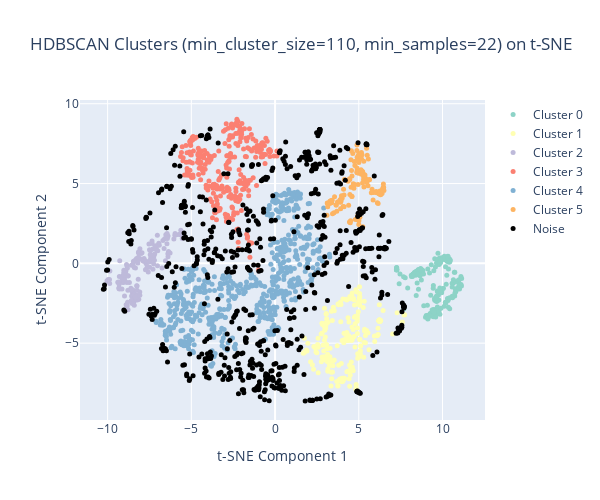

The notebook cell this image was saved under:
### Markdown cell above
### 7.3. DBSCAN Clustering

### Code cell
from sklearn.cluster import HDBSCAN
import plotly.express as px

# Apply HDBSCAN on the t-SNE embedded data or directly on scaled_features_coords
if tsne_embedding is not None and tsne_embedding.shape[0] > 0:
    # Set HDBSCAN parameters
    min_cluster_size = max(5, int(n_samples * 0.05))  # At least 5 samples or 5% of total samples
    min_samples = max(1, int(n_samples * 0.01))  # At least 1 sample or 1% of total samples

    print(f"HDBSCAN parameters: min_cluster_size={min_cluster_size}, min_samples={min_samples}")
    
    hdbscan = HDBSCAN(min_cluster_size=min_cluster_size, min_samples=min_samples)
    cluster_labels_hdbscan = hdbscan.fit_predict(tsne_embedding)
    
    n_clusters_ = len(set(cluster_labels_hdbscan)) - (1 if -1 in cluster_labels_hdbscan else 0)
    n_noise_ = list(cluster_labels_hdbscan).count(-1)

    print(f"\nHDBSCAN Clustering (on t-SNE embedding):")
    print(f"Estimated number of clusters: {n_clusters_}")
    print(f"Estimated number of noise points: {n_noise_}")
    print(f"Cluster labels for first 10 frames: {cluster_labels_hdbscan[:10]}")

    # Create a color map for clusters
    colors = px.colors.qualitative.Set3
    if n_clusters_ > len(colors):
        colors = px.colors.qualitative.Set3 * (n_clusters_ // len(colors) + 1)

    fig = go.Figure()
    
    # Plot each cluster
    for k in range(n_clusters_):
        mask = cluster_labels_hdbscan == k
        cluster_indices = np.where(mask)[0]
        fig.add_trace(go.Scatter(
            x=tsne_embedding[mask, 0],
            y=tsne_embedding[mask, 1],
            mode='markers',
            name=f'Cluster {k}',
            marker=dict(
                size=5,
                color=colors[k % len(colors)]
            ),
            text=[f'Frame {i}, Cluster {k}' for i in cluster_indices],
            hovertemplate='<b>%{text}</b><br>x: %{x:.3f}<br>y: %{y:.3f}<extra></extra>'
        ))

    # Plot noise points if any
    if n_noise_ > 0:
        mask = cluster_labels_hdbscan == -1
        noise_indices = np.where(mask)[0]
        fig.add_trace(go.Scatter(
            x=tsne_embedding[mask, 0],
            y=tsne_embedding[mask, 1],
            mode='markers',
            name='Noise',
            marker=dict(
                size=5,
                color='black'
            ),
            text=[f'Frame {i}, Noise' for i in noise_indices],
            hovertemplate='<b>%{text}</b><br>x: %{x:.3f}<br>y: %{y:.3f}<extra></extra>'
        ))

    fig.update_layout(
        title=f"HDBSCAN Clusters (min_cluster_size={min_cluster_size}, min_samples={min_samples}) on t-SNE",
        xaxis_title="t-SNE Component 1",
        yaxis_title="t-SNE Component 2",
        showlegend=True, 
        width=600,  # Adjusted width for a more square aspect ratio
        height=500  # Adjusted height for a more square aspect ratio
    )

    fig.show()
    print("Plotly plot for HDBSCAN on t-SNE generated.")
else:
    print("\nSkipping HDBSCAN: t-SNE embedding not available.")

### Figure 1 — Plotly figure (JSON) as saved in the notebook; plotly's stock layout.template omitted (floating-point values rounded to 4 significant figures; data arrays with more than 128 entries replaced by an {"elided": "..."} marker saying what was removed)
{"data": [{"hovertemplate": "<b>%{text}</b><br>x: %{x:.3f}<br>y: %{y:.3f}<extra></extra>", "marker": {"color": "rgb(141,211,199)", "size": 5}, "mode": "markers", "name": "Cluster 0", "text": {"elided": "177 str values"}, "type": "scatter", "x": {"elided": "177 float values"}, "y": {"elided": "177 float values"}}, {"hovertemplate": "<b>%{text}</b><br>x: %{x:.3f}<br>y: %{y:.3f}<extra></extra>", "marker": {"color": "rgb(255,255,179)", "size": 5}, "mode": "markers", "name": "Cluster 1", "text": {"elided": "243 str values"}, "type": "scatter", "x": {"elided": "243 float values"}, "y": {"elided": "243 float values"}}, {"hovertemplate": "<b>%{text}</b><br>x: %{x:.3f}<br>y: %{y:.3f}<extra></extra>", "marker": {"color": "rgb(190,186,218)", "size": 5}, "mode": "markers", "name": "Cluster 2", "text": {"elided": "150 str values"}, "type": "scatter", "x": {"elided": "150 float values"}, "y": {"elided": "150 float values"}}, {"hovertemplate": "<b>%{text}</b><br>x: %{x:.3f}<br>y: %{y:.3f}<extra></extra>", "marker": {"color": "rgb(251,128,114)", "size": 5}, "mode": "markers", "name": "Cluster 3", "text": {"elided": "275 str values"}, "type": "scatter", "x": {"elided": "275 float values"}, "y": {"elided": "275 float values"}}, {"hovertemplate": "<b>%{text}</b><br>x: %{x:.3f}<br>y: %{y:.3f}<extra></extra>", "marker": {"color": "rgb(128,177,211)", "size": 5}, "mode": "markers", "name": "Cluster 4", "text": {"elided": "583 str values"}, "type": "scatter", "x": {"elided": "583 float values"}, "y": {"elided": "583 float values"}}, {"hovertemplate": "<b>%{text}</b><br>x: %{x:.3f}<br>y: %{y:.3f}<extra></extra>", "marker": {"color": "rgb(253,180,98)", "size": 5}, "mode": "markers", "name": "Cluster 5", "text": {"elided": "136 str values"}, "type": "scatter", "x": {"elided": "136 float values"}, "y": {"elided": "136 float values"}}, {"hovertemplate": "<b>%{text}</b><br>x: %{x:.3f}<br>y: %{y:.3f}<extra></extra>", "marker": {"color": "black", "size": 5}, "mode": "markers", "name": "Noise", "text": {"elided": "636 str values"}, "type": "scatter", "x": {"elided": "636 float values"}, "y": {"elided": "636 float values"}}], "layout": {"height": 500, "showlegend": true, "title": {"text": "HDBSCAN Clusters (min_cluster_size=110, min_samples=22) on t-SNE"}, "width": 600, "xaxis": {"title": {"text": "t-SNE Component 1"}}, "yaxis": {"title": {"text": "t-SNE Component 2"}}}}
